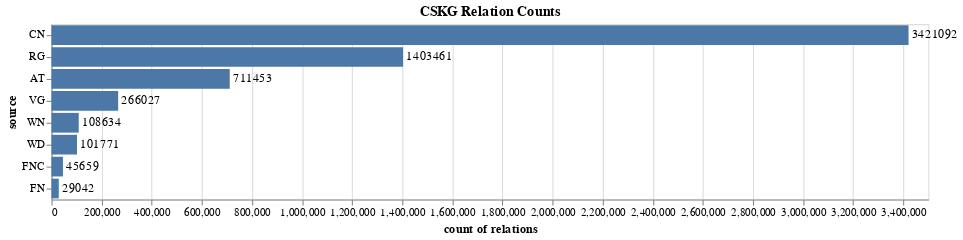

The code cell stored with this chart in its notebook:
### Markdown cell above
### Distribution of edges in each data source

### Code cell
command = "$kypher -i $NKG \
--match '(n1)-[r]->(n2), (r)-[l:source]->(s)' \
--return 's as source, count(distinct r) as `count of relations`' \
--order-by 'count(distinct r) desc'"
data = shell_df(command, shell=True, sep='\t')
bar_chart(data, 'count of relations', 'source', title="CSKG Relation Counts")

### Figure 1 — Vega-Lite specification as saved in the notebook (floating-point values rounded to 4 significant figures)
{"config": {"view": {"continuousWidth": 400, "continuousHeight": 300}}, "layer": [{"mark": "bar", "encoding": {"x": {"type": "quantitative", "field": "count of relations"}, "y": {"type": "nominal", "field": "source", "sort": "-x"}}, "title": "CSKG Relation Counts", "width": 800}, {"mark": {"type": "text", "align": "left", "baseline": "middle", "dx": 3}, "encoding": {"text": {"type": "quantitative", "field": "count of relations"}, "x": {"type": "quantitative", "field": "count of relations"}, "y": {"type": "nominal", "field": "source", "sort": "-x"}}, "title": "CSKG Relation Counts", "width": 800}], "data": {"name": "data-7fff1be759d867447c1d2560ffda5b4b"}, "$schema": "https://vega.github.io/schema/vega-lite/v4.8.1.json", "datasets": {"data-7fff1be759d867447c1d2560ffda5b4b": [{"source": "CN", "count of relations": 3421092}, {"source": "RG", "count of relations": 1403461}, {"source": "AT", "count of relations": 711453}, {"source": "VG", "count of relations": 266027}, {"source": "WN", "count of relations": 108634}, {"source": "WD", "count of relations": 101771}, {"source": "FNC", "count of relations": 45659}, {"source": "FN", "count of relations": 29042}]}}
